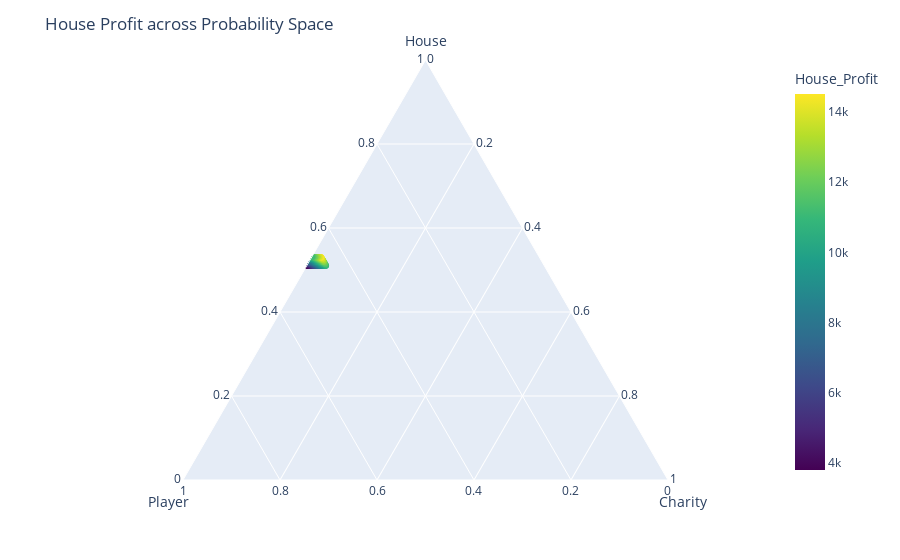
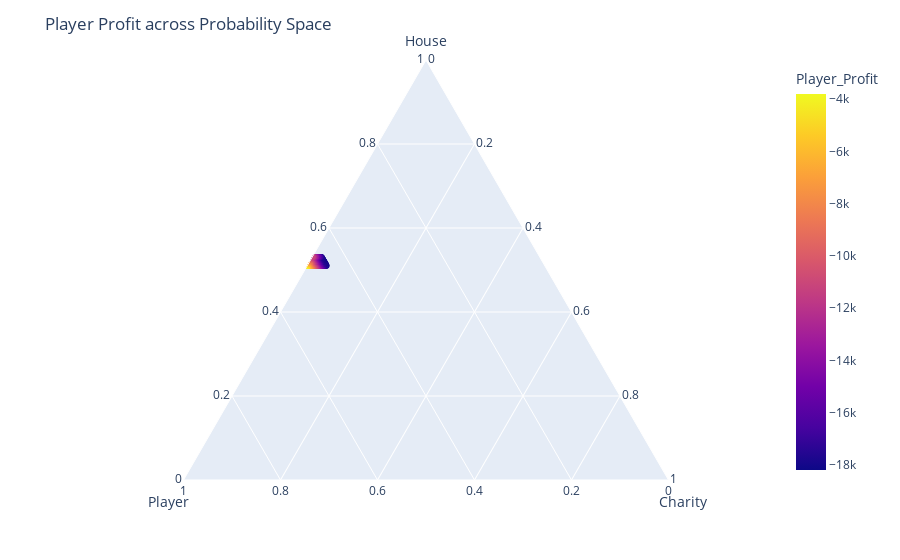
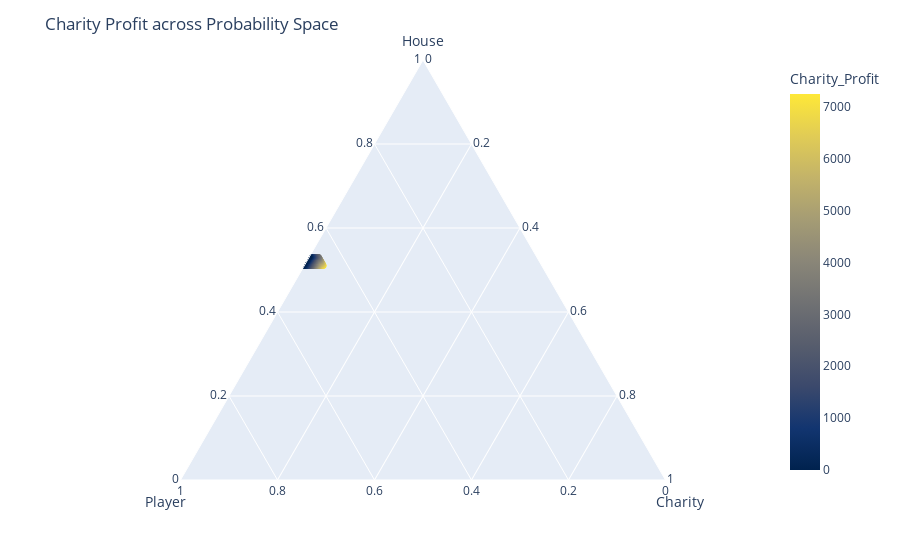

The code cell stored with these charts, in order, in its notebook:
### Code cell
# Create DataFrame
df = pd.DataFrame(prob_list, columns=["House", "Player", "Charity", "Jackpot"])

# Add profit columns
df["House_Profit"] = house_mean
df["Player_Profit"] = player_mean
df["Charity_Profit"] = charity_mean

# Ternary Plot: House Profit
fig_house = px.scatter_ternary(
    df,
    a="House", b="Player", c="Charity",
    #size=df["House_Profit"].abs(),
    color="House_Profit",
    hover_data=["House_Profit"],
    color_continuous_scale="Viridis",
)
fig_house.update_layout(title="House Profit across Probability Space")
fig_house.show()
fig_house.write_html("tri_HP1.html")

# Ternary Plot: Player Profit
fig_player = px.scatter_ternary(
    df,
    a="House", b="Player", c="Charity",
    #size=df["Player_Profit"].abs(),
    color="Player_Profit",
    hover_data=["Player_Profit"],
    color_continuous_scale="Plasma",
)
fig_player.update_layout(title="Player Profit across Probability Space")
fig_player.show()
fig_player.write_html("tri_PP1.html")

# Ternary Plot: Charity Profit
fig_charity = px.scatter_ternary(
    df,
    a="House", b="Player", c="Charity",
    #size=df["Charity_Profit"].abs(),
    color="Charity_Profit",
    hover_data=["Charity_Profit"],
    color_continuous_scale="Cividis",
)
fig_charity.update_layout(title="Charity Profit across Probability Space")
fig_charity.show()

fig_charity.write_html("tri_CP1.html")

### Figure 1 — Plotly figure (JSON) as saved in the notebook; plotly's stock layout.template omitted (floating-point values rounded to 4 significant figures; data arrays with more than 128 entries replaced by an {"elided": "..."} marker saying what was removed)
{"data": [{"a": {"elided": "671 float values"}, "b": {"elided": "671 float values"}, "c": {"elided": "671 float values"}, "customdata": {"elided": "671x1 float values"}, "hovertemplate": "House=%{a}<br>Player=%{b}<br>Charity=%{c}<br>House_Profit=%{marker.color}<extra></extra>", "legendgroup": "", "marker": {"color": {"elided": "671 float values"}, "coloraxis": "coloraxis", "symbol": "circle"}, "mode": "markers", "name": "", "showlegend": false, "subplot": "ternary", "type": "scatterternary"}], "layout": {"coloraxis": {"colorbar": {"title": {"text": "House_Profit"}}, "colorscale": [[0, "#440154"], [0.1111, "#482878"], [0.2222, "#3e4989"], [0.3333, "#31688e"], [0.4444, "#26828e"], [0.5556, "#1f9e89"], [0.6667, "#35b779"], [0.7778, "#6ece58"], [0.8889, "#b5de2b"], [1, "#fde725"]]}, "legend": {"tracegroupgap": 0}, "margin": {"t": 60}, "ternary": {"aaxis": {"title": {"text": "House"}}, "baxis": {"title": {"text": "Player"}}, "caxis": {"title": {"text": "Charity"}}, "domain": {"x": [0, 1], "y": [0, 1]}}, "title": {"text": "House Profit across Probability Space"}}}

### Figure 2 — Plotly figure (JSON) as saved in the notebook; plotly's stock layout.template omitted (floating-point values rounded to 4 significant figures; data arrays with more than 128 entries replaced by an {"elided": "..."} marker saying what was removed)
{"data": [{"a": {"elided": "671 float values"}, "b": {"elided": "671 float values"}, "c": {"elided": "671 float values"}, "customdata": {"elided": "671x1 float values"}, "hovertemplate": "House=%{a}<br>Player=%{b}<br>Charity=%{c}<br>Player_Profit=%{marker.color}<extra></extra>", "legendgroup": "", "marker": {"color": {"elided": "671 float values"}, "coloraxis": "coloraxis", "symbol": "circle"}, "mode": "markers", "name": "", "showlegend": false, "subplot": "ternary", "type": "scatterternary"}], "layout": {"coloraxis": {"colorbar": {"title": {"text": "Player_Profit"}}, "colorscale": [[0, "#0d0887"], [0.1111, "#46039f"], [0.2222, "#7201a8"], [0.3333, "#9c179e"], [0.4444, "#bd3786"], [0.5556, "#d8576b"], [0.6667, "#ed7953"], [0.7778, "#fb9f3a"], [0.8889, "#fdca26"], [1, "#f0f921"]]}, "legend": {"tracegroupgap": 0}, "margin": {"t": 60}, "ternary": {"aaxis": {"title": {"text": "House"}}, "baxis": {"title": {"text": "Player"}}, "caxis": {"title": {"text": "Charity"}}, "domain": {"x": [0, 1], "y": [0, 1]}}, "title": {"text": "Player Profit across Probability Space"}}}

### Figure 3 — Plotly figure (JSON) as saved in the notebook; plotly's stock layout.template omitted (floating-point values rounded to 4 significant figures; data arrays with more than 128 entries replaced by an {"elided": "..."} marker saying what was removed)
{"data": [{"a": {"elided": "671 float values"}, "b": {"elided": "671 float values"}, "c": {"elided": "671 float values"}, "customdata": {"elided": "671x1 float values"}, "hovertemplate": "House=%{a}<br>Player=%{b}<br>Charity=%{c}<br>Charity_Profit=%{marker.color}<extra></extra>", "legendgroup": "", "marker": {"color": {"elided": "671 float values"}, "coloraxis": "coloraxis", "symbol": "circle"}, "mode": "markers", "name": "", "showlegend": false, "subplot": "ternary", "type": "scatterternary"}], "layout": {"coloraxis": {"colorbar": {"title": {"text": "Charity_Profit"}}, "colorscale": [[0, "#00224e"], [0.1111, "#123570"], [0.2222, "#3b496c"], [0.3333, "#575d6d"], [0.4444, "#707173"], [0.5556, "#8a8678"], [0.6667, "#a59c74"], [0.7778, "#c3b369"], [0.8889, "#e1cc55"], [1, "#fee838"]]}, "legend": {"tracegroupgap": 0}, "margin": {"t": 60}, "ternary": {"aaxis": {"title": {"text": "House"}}, "baxis": {"title": {"text": "Player"}}, "caxis": {"title": {"text": "Charity"}}, "domain": {"x": [0, 1], "y": [0, 1]}}, "title": {"text": "Charity Profit across Probability Space"}}}
